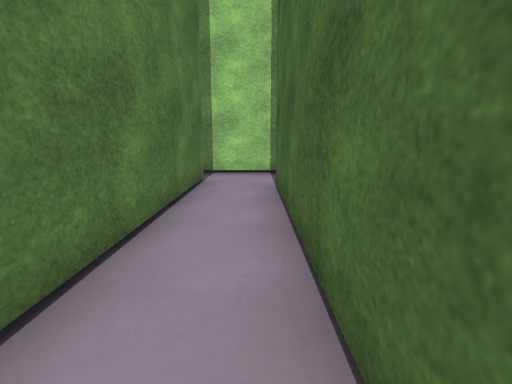
view 1 (above)

24 first-person views from a walk through a 3-D level made in the Godot game engine. The camera is 1.2 m above the floor, tilts 10° down and sees 80° across. The floor is counted in squares, 1 m on a side. Each view is taken from the middle of a square. On the plan, view 1 faces up. The plan holds only what a view shows up to about 13 squares ahead; the rest is blank. The place goes on beyond the plan. Some surface patterns are stand-ins.

view 2
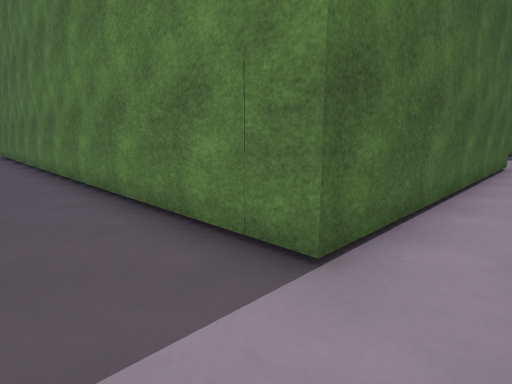

view 3
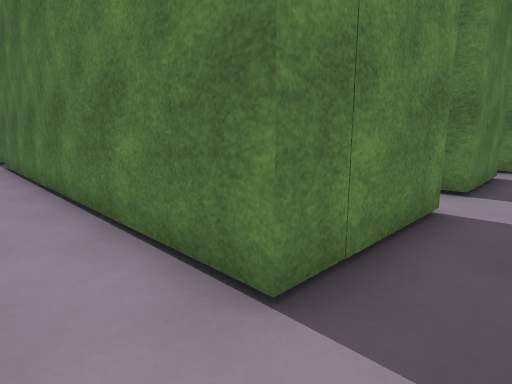

view 4
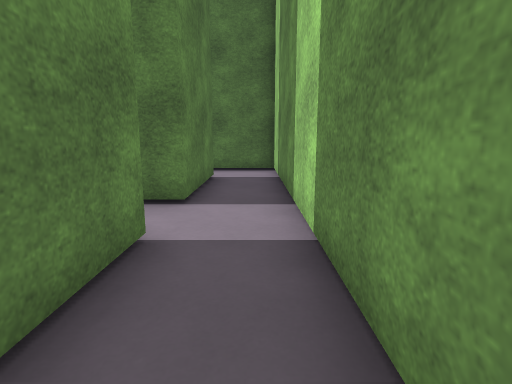

view 5
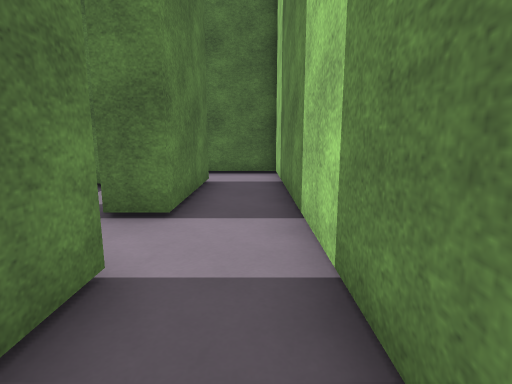

view 6
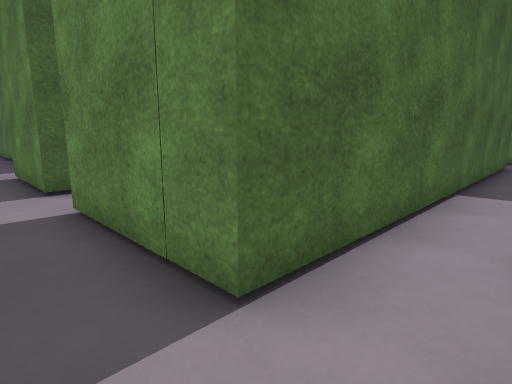

view 7
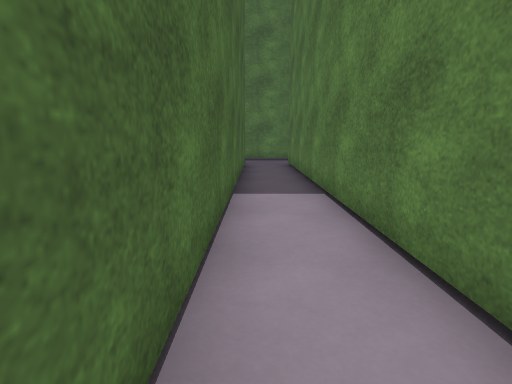

view 8
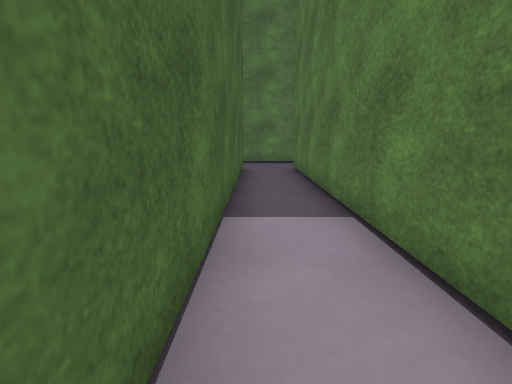

view 9
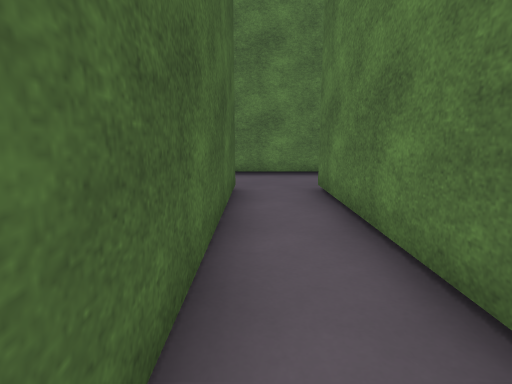

view 10
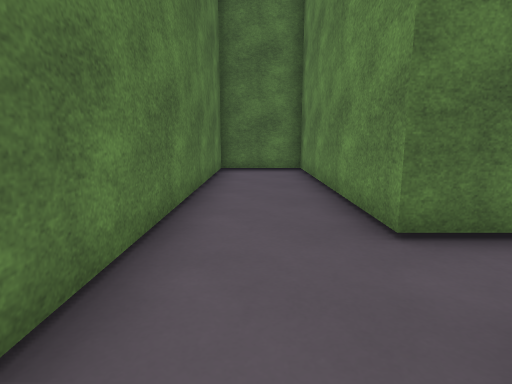

view 11
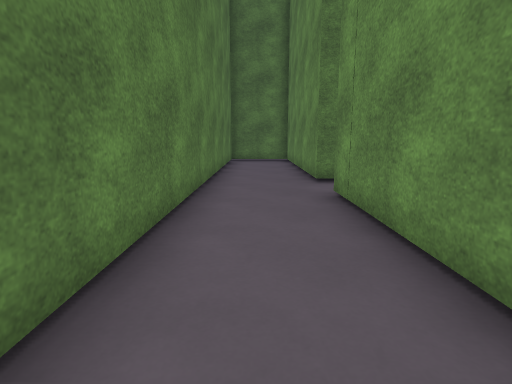

view 12
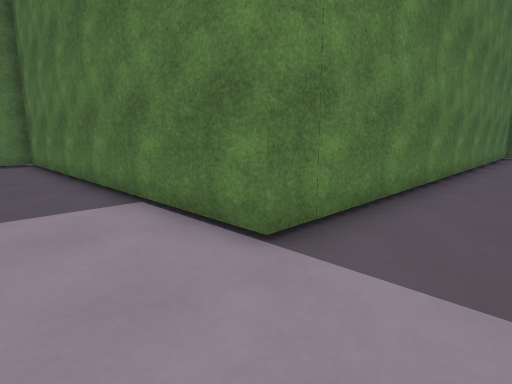

view 13
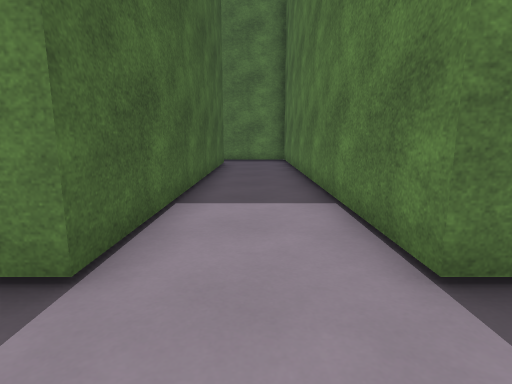

view 14
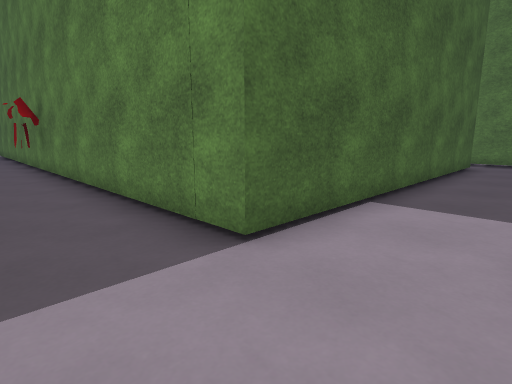

view 15
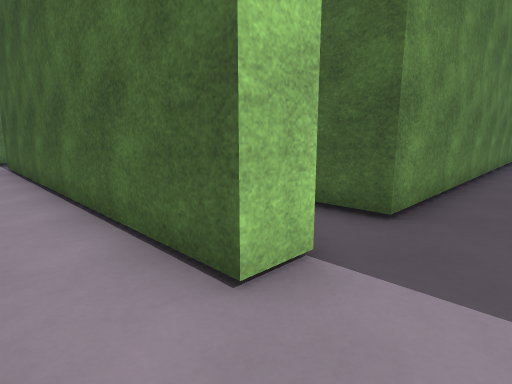

view 16
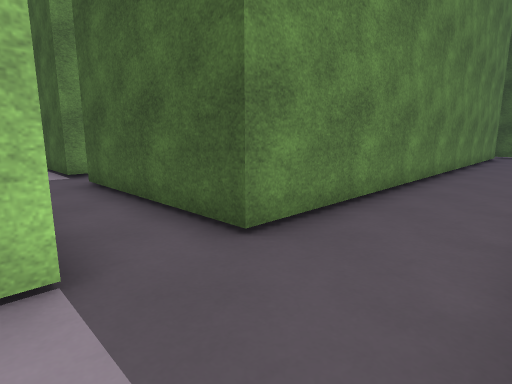

view 17
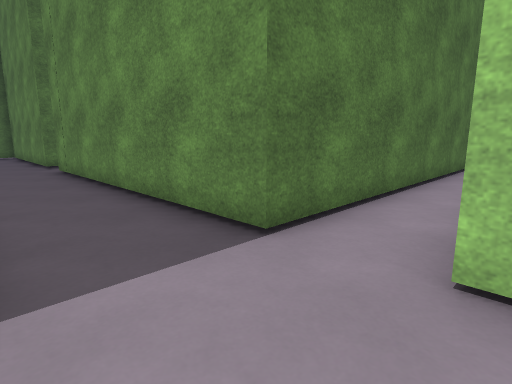

view 18
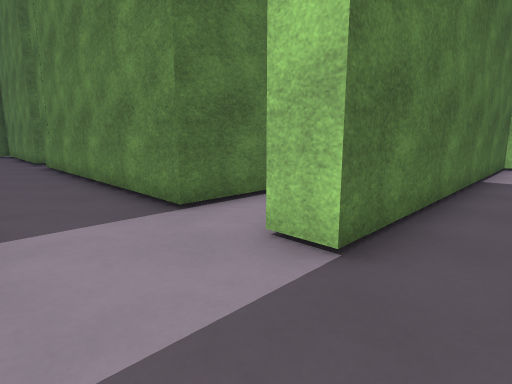

view 19
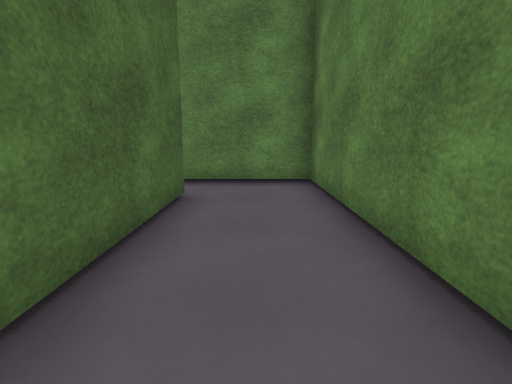

view 20
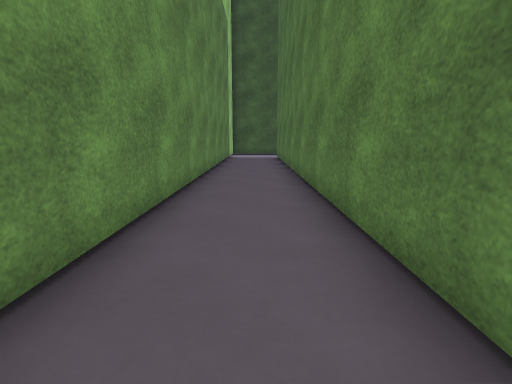

view 21
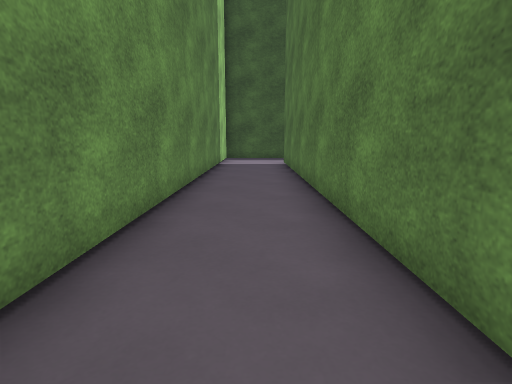

view 22
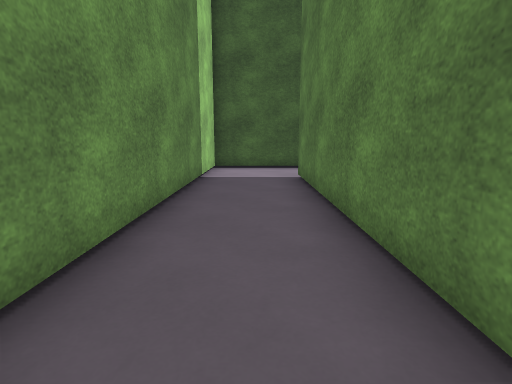

view 23
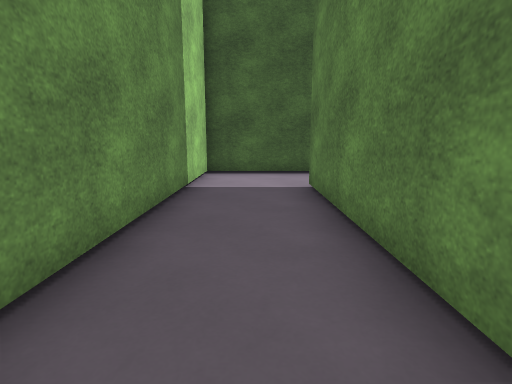

view 24
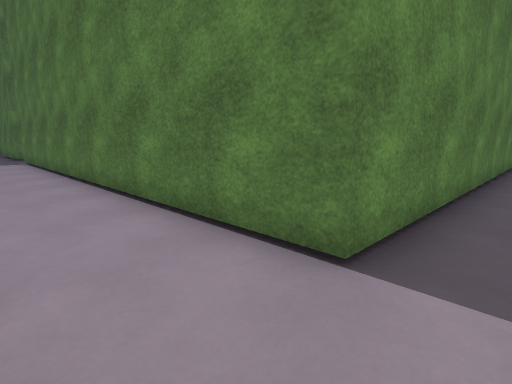

### Floor plan
Points are (right, up) in squares from view 1. A wall is a line through its corners. A room is listed if a view was taken in it or the views show most of it. See-through windows are left out.
Room 1 (views 1, 2, 3, 4, 5, 6, 7, 8, 9, 14, 20, 21, 22, 23, 24)
walls: (0.8, 10.7) (-13.5, 10.7) (-13.5, -5.3); (28.5, 7.1) (28.5, 10.7) (7.8, 10.7); (-5.5, 8.1) (-5.5, 8.7) (-1.5, 8.7) (-1.5, -5.3); (0.5, -5.3) (0.5, 7.7) (25.5, 7.7) (25.5, -7.2); (-11.5, -5.3) (-11.5, 8.7) (-7.5, 8.7) (-7.5, 7.6)
ways out: opening at (-12.5, -5.5) to room 2; opening at (-0.5, -5.5) to room 2; opening at (-6.5, 8)
Room 2 (views 10, 11, 12, 13, 15, 16, 17, 18, 19)
walls: (-1.5, -5.3) (-11.5, -5.3); (-13.5, -5.3) (-21.5, -5.3) (-21.5, -8.3) (-1.5, -8.3) (-1.5, -22.3) (2, -22.3); (3.5, 2.7) (3.5, 5.4); (1.5, -20.4) (1.5, -8.3) (12.4, -8.3); (11.4, -7.9) (12, -7.9); (11.4, -7.6) (12, -7.6); (1.5, 6.8) (1.5, -5.3) (0.5, -5.3); (13.4, -5.3) (3.5, -5.3) (3.5, 0.8)
ways out: opening at (-12.5, -5.5) to room 1; opening at (-0.5, -5.5) to room 1; opening at (2, -21.5); opening at (4, 1.5); opening at (13.5, -6.5)

Where each view was taken, in squares from view 1:
view 1: 0 up, 0 right, facing up
view 2: 10 up, 1 left, facing down-right
view 3: 10 up, 0 right, facing down-left
view 4: 10 up, 2 left, facing left
view 5: 10 up, 3 left, facing left
view 6: 10 up, 13 left, facing down-right
view 7: 9 up, 12 left, facing down
view 8: 7 up, 12 left, facing down
view 9: 2 up, 12 left, facing down
view 10: 7 down, 10 left, facing left
view 11: 7 down, 5 left, facing left
view 12: 6 down, 1 right, facing down-left
view 13: 6 down, 0 right, facing down
view 14: 6 down, 1 left, facing down-right
view 15: 7 down, 1 left, facing up-right
view 16: 8 down, 1 right, facing up-right
view 17: 8 down, 1 right, facing up-left
view 18: 8 down, 3 right, facing up-left
view 19: 14 down, 0 right, facing down
view 20: 9 up, 6 right, facing right
view 21: 9 up, 11 right, facing right
view 22: 9 up, 16 right, facing right
view 23: 9 up, 18 right, facing right
view 24: 9 up, 28 right, facing down-left
